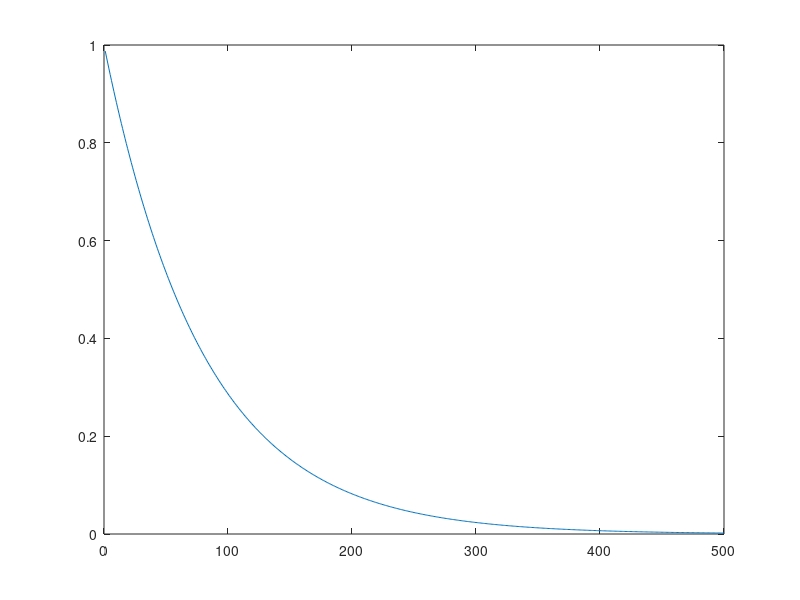

MATLAB code to generate this figure: (Note: this script raises an error after producing the figure.)
function[] = all_tests()

    qrbk_max_stable()

    %rbki_blocked_extended_max_stable()
    %rbki_blocked_extended_rob_stable()

    %rbki_blocked_extended_max()
    %rbki_blocked_extended_rob()
    %rbki_blocked_small_hard_case()

    %rbki_blocked_slow_exp_lowrank
    %rsi_blocked_slow_exp_lowrank()
    
    %qb_small_hard_case()
    %qb_small_hard_case_abstract_operator()
    %qb_large_hard_case_abstract_operator()
    %qb_exlarge_hard_case_abstract_operator()
    
    %qb_fast_exp_full_rank()
    %qb_slow_exp_full_rank()
    
    %qb_fast_exp_low_rank()
    %qb_slow_exp_low_rank()
end

% Generator for random matrix with an exponentially decaying spectrum
function [A, s] = gen_exp_spectrum(m, n, k, t)
    spectrum = exp((1 : k) / -t);
    [A, s] = gen_test_mat(m, n, k, spectrum);
end
function [A, S] = gen_test_mat(m, n, k, spectrum)
    Buf = randn(m, k);
    [U, ~] = qr(Buf, 0);
    Buf = randn(n, k);
    [V, ~] = qr(Buf, 0);
    if isscalar(spectrum)
        spectrum = abs(randn(1, k));
        spectrum = sort(spectrum,'descend');
    end
    S = spdiags(spectrum', 0, k, k);
    A = U * S * V';
end

%Runs a QB with abstarct operator on an n by n diagonal matrix A with 
% A(1, 1) = 10 and A(i, i) = 1 for i = 2...500.
% Expected outcome: fro termination criteria reached at rank 500, iteration
% 500 / b_sz; spec termination criteria reached ar rank 500, iteration (500
% / b_sz) + 1.
% This case techinally fits in my ram, but still am using it with an
% abstract operator for extra safety.

function[] = qb_small_hard_case_abstract_operator()
    fprintf("/--------------------------------------------------------/\n")
    n = 10^3;
    A = zeros(1, n);
    A(1:500) = 1;
    A = sparse(1:n, 1:n, A, n, n);
    A(1, 1) = 10;
    b_sz = 50;
    k = 600;
    tol = 1e-15;
    p = 2;
    A = {A};

    QB_blocked_pi_abstract_operator(A, b_sz, tol, k, p);
    fprintf("/--------------------------------------------------------/\n")
end

% Same as above, but more info bc no abstarct operator
function[] = qb_small_hard_case()
    fprintf("/--------------------------------------------------------/\n")
    n = 10^3;
    A = zeros(1, n);
    A(1:500) = 1;
    A = sparse(1:n, 1:n, A, n, n);
    A(1, 1) = 10;
    b_sz = 50;
    k = 600;
    tol = 1e-15;
    p = 2;

    QB_blocked_pi(A, b_sz, tol, k, p);
    fprintf("/--------------------------------------------------------/\n")
end

% This does not fit in my memory anymore, takes ~2 hours to complete on my
% machine.
function[] = qb_large_hard_case_abstract_operator()
    fprintf("/--------------------------------------------------------/\n")
    n = 10^5;
    A = zeros(1, n);
    A(1:500) = 1;
    A = sparse(1:n, 1:n, A, n, n);
    A(1, 1) = 10;
    b_sz = 50;
    k = 600;
    tol = 1e-15;
    p = 2;
    A = {A};

    QB_blocked_pi_abstract_operator(A, b_sz, tol, k, p);
    fprintf("/--------------------------------------------------------/\n")
end

% Extremely large case, suggested by Rob.
function[] = qb_exlarge_hard_case_abstract_operator()
    fprintf("/--------------------------------------------------------/\n")
    n = 10^6;
    A = zeros(1, n);
    A(1:500) = 1;
    A = sparse(1:n, 1:n, A, n, n);
    A(1, 1) = 10;
    b_sz = 50;
    k = 600;
    tol = 1e-15;
    p = 2;
    A = {A};

    QB_blocked_pi_abstract_operator(A, b_sz, tol, k, p);
    fprintf("/--------------------------------------------------------/\n")
end

% "Full-rank case" with very small singular values: may terminate early due
% to the size of last singular values
function[] = qb_fast_exp_full_rank()
    fprintf("/--------------------------------------------------------/\n")
    n = 10^3;
    k = n;
    [A,~] = gen_exp_spectrum(n, n, k, 30);
    b_sz = 50;
    tol = 1e-15;
    p = 2;

    QB_blocked_pi(A, b_sz, tol, k, p);
    fprintf("/--------------------------------------------------------/\n")
end

% Full-rank case: we expect spec metric to not work, since it is supposed
% to detect rank at iteration i+1 (which will be off-limits in a full-rank
% case);
function[] = qb_slow_exp_full_rank()
    fprintf("/--------------------------------------------------------/\n")
    n = 10^3;
    k = n;
    [A,~] = gen_exp_spectrum(n, n, k, 80);
    b_sz = 50;
    tol = 1e-15;
    p = 2;

    QB_blocked_pi(A, b_sz, tol, k, p);
    fprintf("/--------------------------------------------------------/\n")
end

function[] = qb_fast_exp_low_rank()
    fprintf("/--------------------------------------------------------/\n")
    n = 10^3;
    k = 600;
    [A,~] = gen_exp_spectrum(n, n, 500, 30);
    b_sz = 50;
    tol = 1e-15;
    p = 2;

    QB_blocked_pi(A, b_sz, tol, k, p);
    fprintf("/--------------------------------------------------------/\n")
end

function[] = qb_slow_exp_low_rank()
    fprintf("/--------------------------------------------------------/\n")
    n = 10^3;
    k = 600;
    [A,~] = gen_exp_spectrum(n, n, 500, 80);
    b_sz = 50;
    tol = 1e-15;
    p = 2;

    QB_blocked_pi(A, b_sz, tol, k, p);
    fprintf("/--------------------------------------------------------/\n")
end

function[] = rsi_blocked_slow_exp_lowrank()
    fprintf("/--------------------------------------------------------/\n")
    n = 10^3;
    k = 600;
    [A,~] = gen_exp_spectrum(n, n, 500, 80);
    b_sz = 25;
    tol = 1e-15;
    p = 2;

    RSI_blocked(A, b_sz, tol, n, p);
    fprintf("/--------------------------------------------------------/\n")
end

function[] = rbki_blocked_slow_exp_lowrank()
    fprintf("/--------------------------------------------------------/\n")
    n = 10^3;
    k = 600;
    [A,~] = gen_exp_spectrum(n, n, 500, 80);
    b_sz = 25;
    tol = 1e-15;
    p = 2;

    RBKI_blocked(A, b_sz, tol, n, p);
    fprintf("/--------------------------------------------------------/\n")
end

function[] = rbki_blocked_small_hard_case()
    fprintf("/--------------------------------------------------------/\n")
    n = 10^3;
    k = 600;
    A = zeros(1, n);
    A(1, 1) = 10;
    A(1, 2) = 1;
    for i = 3:k
        A(1, i) = A(1, i-1) - (1 / n);
    end
    A = diag(A);

    b_sz = 50;
    tol = 1e-15;
    p = 2;

    RBKI_blocked(A, b_sz, tol, n, p);
    fprintf("/--------------------------------------------------------/\n")
end

function[] = rbki_blocked_extended_rob()
    fprintf("/--------------------------------------------------------/\n")

    n = 10^3;
    k = 600;
    [A,~] = gen_exp_spectrum(n, n, 500, 80);
    b_sz = 25;
    tol = 1e-15;
    p = 3;


    RBKI_blocked_extended_rob(A, b_sz, tol, n, p);
    fprintf("/--------------------------------------------------------/\n")
end

function[] = rbki_blocked_extended_max()
    fprintf("/--------------------------------------------------------/\n")

    n = 10^3;
    k = 600;

    %A = zeros(1, n);
    %A(:, 1:9) = [10, 9, 8, 7, 6, 5, 4, 3, 2];
    %for i = 10:k
        %A(1, i) = A(1, i-1) - (1 / n);
    %end
    %A = diag(A);
    [A,~] = gen_exp_spectrum(n, n, 500, 80);

    b_sz = 10;
    tol = 1e-14;
    p = 30;


    RBKI_blocked_extended_max(A, b_sz, tol, 10, p);
    fprintf("/--------------------------------------------------------/\n")
end

function[] = rbki_blocked_extended_rob_stable()
    fprintf("/--------------------------------------------------------/\n")

    n = 10^3;
    k = 600;

    A = zeros(1, n);
    A(:, 1:9) = [10, 9, 8, 7, 6, 5, 4, 3, 2];
    for i = 10:k
        A(1, i) = A(1, i-1) - (1 / n);
    end
    A = diag(A);

    % True rank is 500
    %[A,~] = gen_exp_spectrum(n, n, 500, 80);

    % target rank is 10
    r = 10;

    % "block size" is twice the target rank
    b_sz =   4 * r;

    tol = 1e-14;
    num_iters = 16;


    RBKI_blocked_extended_rob_stable(A, b_sz, tol, r, num_iters);
    fprintf("/--------------------------------------------------------/\n")
end

function[] = rbki_blocked_extended_max_stable()
    fprintf("/--------------------------------------------------------/\n")
  
    n = 10^3;
    
    % template for the "Hard case"
    %A = zeros(1, n);
    %A(:, 1:9) = [10, 9, 8, 7, 6, 5, 4, 3, 2];
    %for i = 10:600
    %    A(1, i) = A(1, i-1) - (1 / n);
    %end
    %A = diag(A);


    % True rank is 500
    [A,~] = gen_exp_spectrum(n, n, 500, 80);

    tol = 1e-15;
    num_iters = 16;

    S = svd(A);
    plot(1:500, S(1:500, 1));

    RBKI_blocked_extended_max_stable(A, 10, 4, tol, 500, num_iters);
    fprintf("/--------------------------------------------------------/\n")
end

function[] = qrbk_max_stable()
    fprintf("/--------------------------------------------------------/\n")
  
    n = 10^3;
    
    % template for the "Hard case"
    %A = zeros(1, n);
    %A(:, 1:9) = [10, 9, 8, 7, 6, 5, 4, 3, 2];
    %for i = 10:600
    %    A(1, i) = A(1, i-1) - (1 / n);
    %end
    %A = diag(A);


    % True rank is 500
    [A,~] = gen_exp_spectrum(n, n, 500, 80);

    tol = 1e-15;
    num_iters = 16;

    S = svd(A);
    plot(1:500, S(1:500, 1));

    QBBK_max_stable(A, 10, 4, tol, 500, num_iters);
    fprintf("/--------------------------------------------------------/\n")
end

